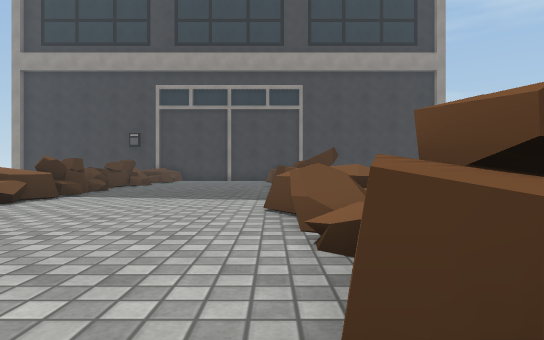
view 1 (above)

21 first-person views from a walk through a scene from a Unity 3-D project. The camera is 0.64 m above the floor, looks level and sees 75° across. The floor is counted in squares, 1 m on a side. Each view is taken from the middle of a square. On the plan, view 1 faces up. The plan holds only what a view shows up to about 10 squares ahead; the rest is blank. The place goes on beyond the plan. The player character is not drawn. Some surface patterns are stand-ins.

view 2
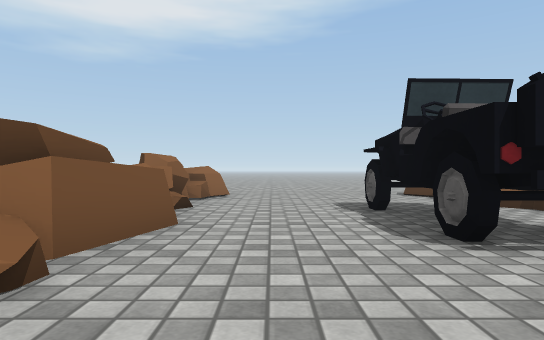

view 3
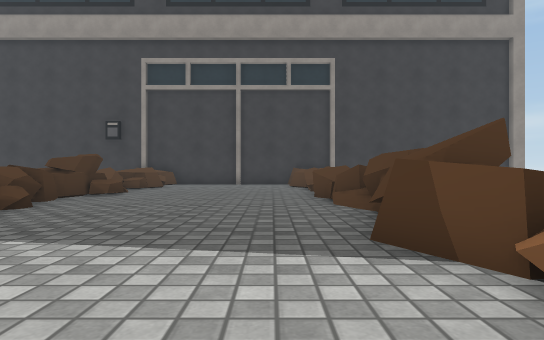

view 4
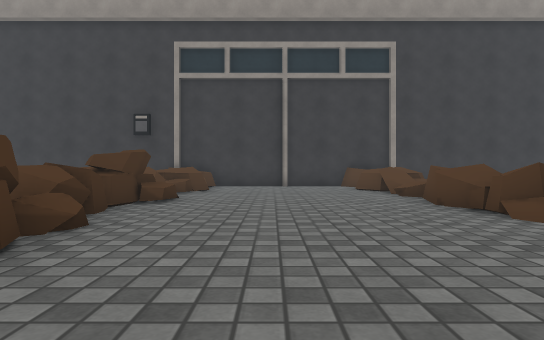

view 5
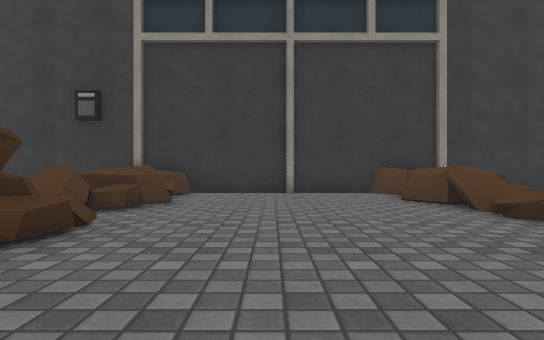

view 6
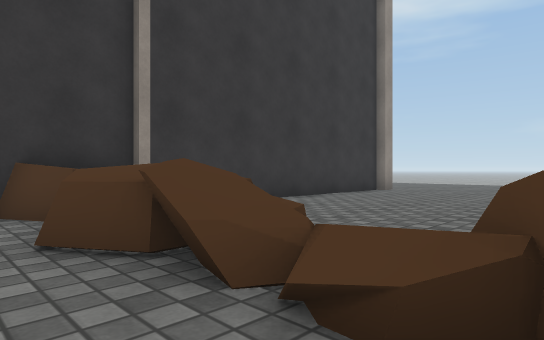

view 7
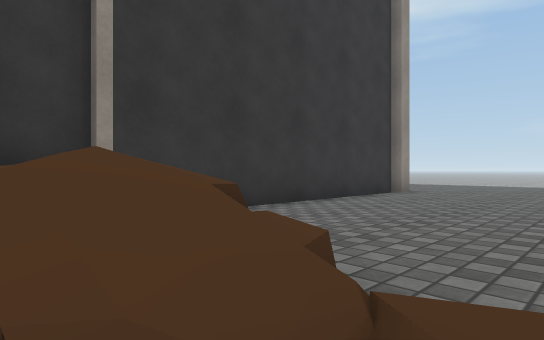

view 8
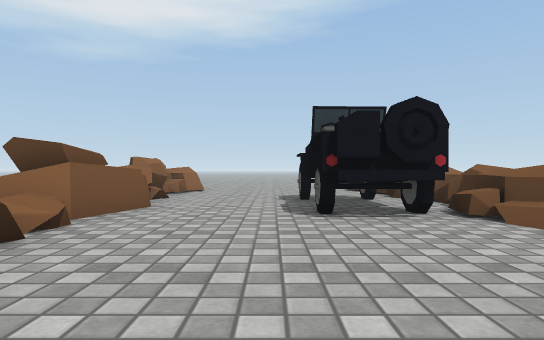

view 9
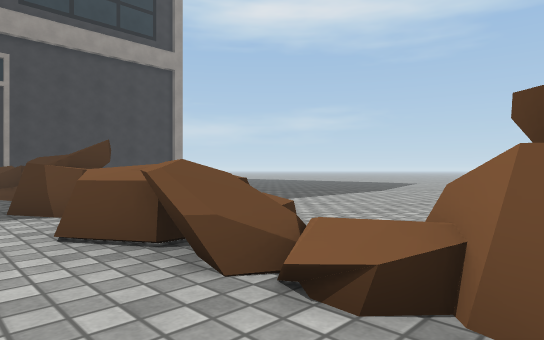

view 10
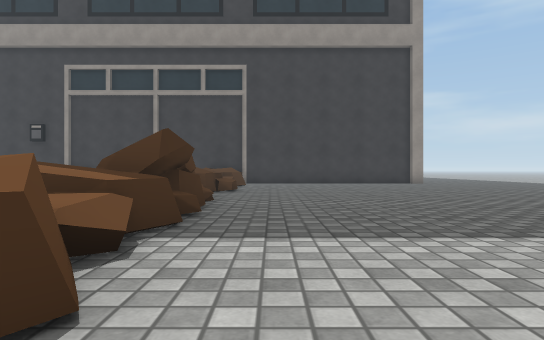

view 11
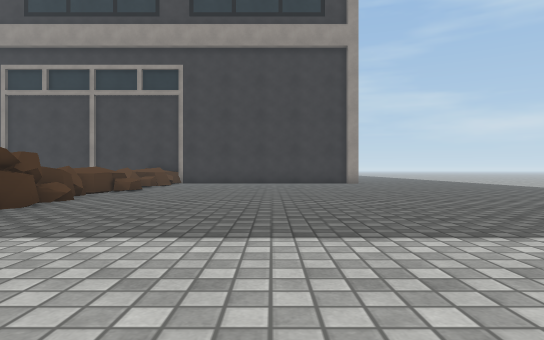

view 12
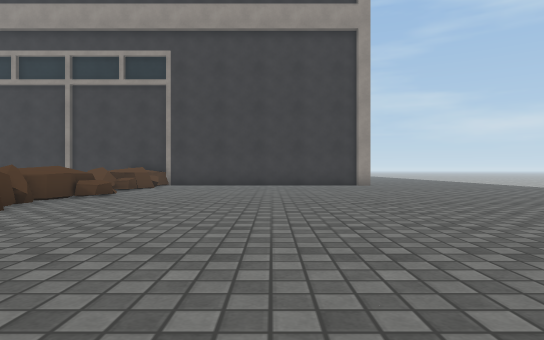

view 13
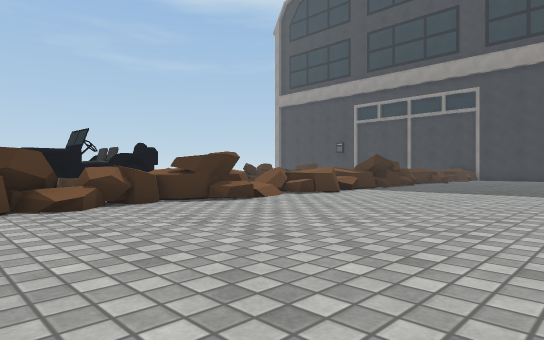

view 14
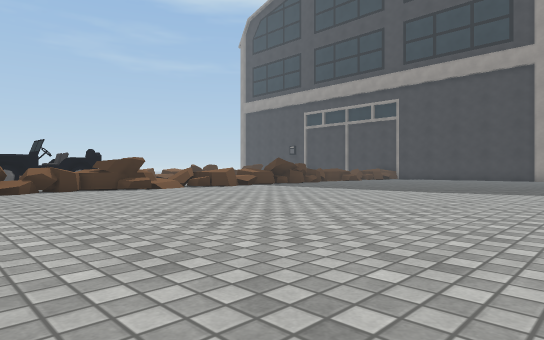

view 15
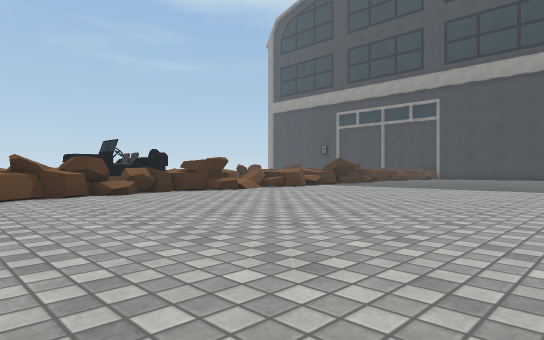

view 16
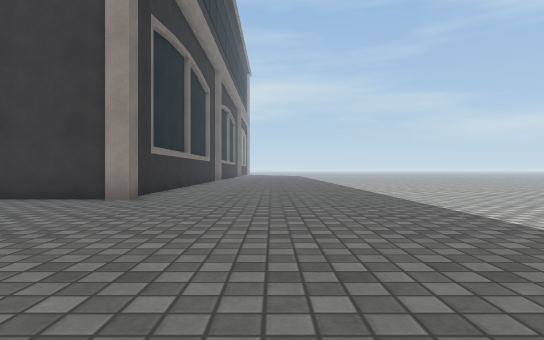

view 17
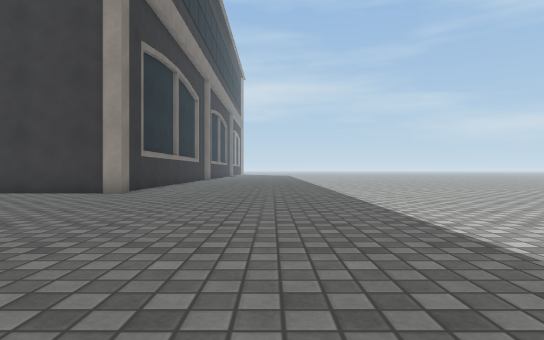

view 18
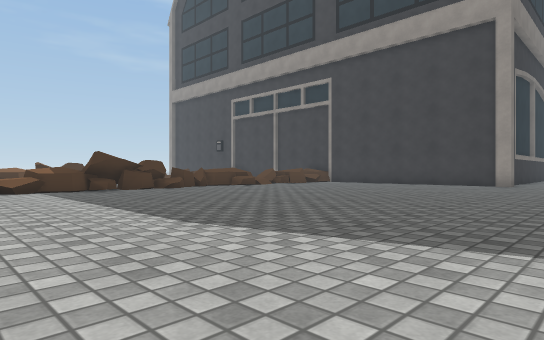

view 19
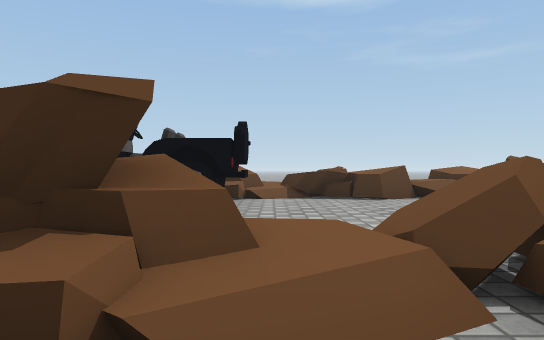

view 20
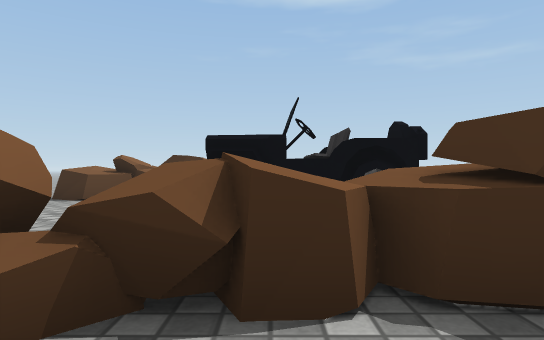

view 21
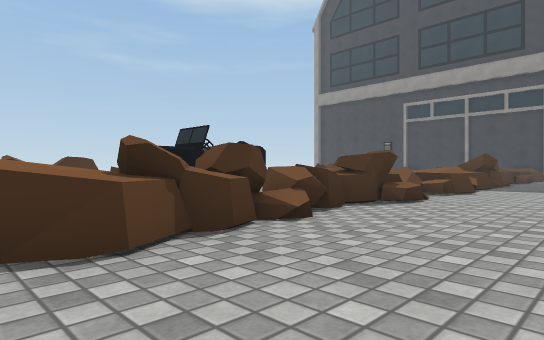

### Floor plan
Key: @ floor where view 1 was taken; # wall or solid block; . floor; = window, fence, low wall or low ledge; ^ raised ledge; W wheel.
Columns run from 10 left of view 1 to 16 right of it. Each row starts with its distance up from view 1.
 23                    #.......
 22                    #.......
 21 #####################......
 20     ^.....^   .............
 19      ^....^^ ..............
 18     ^^....^^=..............
 17    ^^.....=^...............
 16    .^......=...............
 15     ==....=^^..............
 14     #^....^^...............
 13     #.....#^...............
 12     ^.....==..............
 11     #^.....#........... .
 10     ##.....##..........
  9     #^.....##...........
  8     ^^....^^=...........
  7     ^^.....^^...........
  6      ^....^^^...........
  5     ^=.....^^...........
  4      ^....^^...........
  3     ==.....==..........
  2     ^^W#...#=..........
  1     ^^#W..=#............
  0     ^=##..@^............
 -1      ^WW...^=...........
 -2      #.....#............
 -3      #.....^^...........
 -4     ^^....=^^.........
 -5      = .... .... .....

Where each view was taken, in squares from view 1:
view 1: 0 up, 0 right, facing up
view 2: 5 up, 1 left, facing down
view 3: 5 up, 1 left, facing up
view 4: 7 up, 3 left, facing up
view 5: 11 up, 3 left, facing up
view 6: 15 up, 1 left, facing up-right
view 7: 16 up, 0 right, facing up-right
view 8: 7 up, 2 left, facing down
view 9: 2 up, 1 left, facing up-right
view 10: 4 up, 3 right, facing up
view 11: 4 up, 6 right, facing up
view 12: 6 up, 6 right, facing up
view 13: 3 down, 8 right, facing up-left
view 14: 3 down, 13 right, facing up-left
view 15: 5 down, 11 right, facing up-left
view 16: 13 up, 13 right, facing up
view 17: 11 up, 14 right, facing up
view 18: 5 up, 13 right, facing up-left
view 19: 3 up, 3 right, facing left
view 20: 0 up, 3 right, facing left
view 21: 5 down, 5 right, facing up-left
